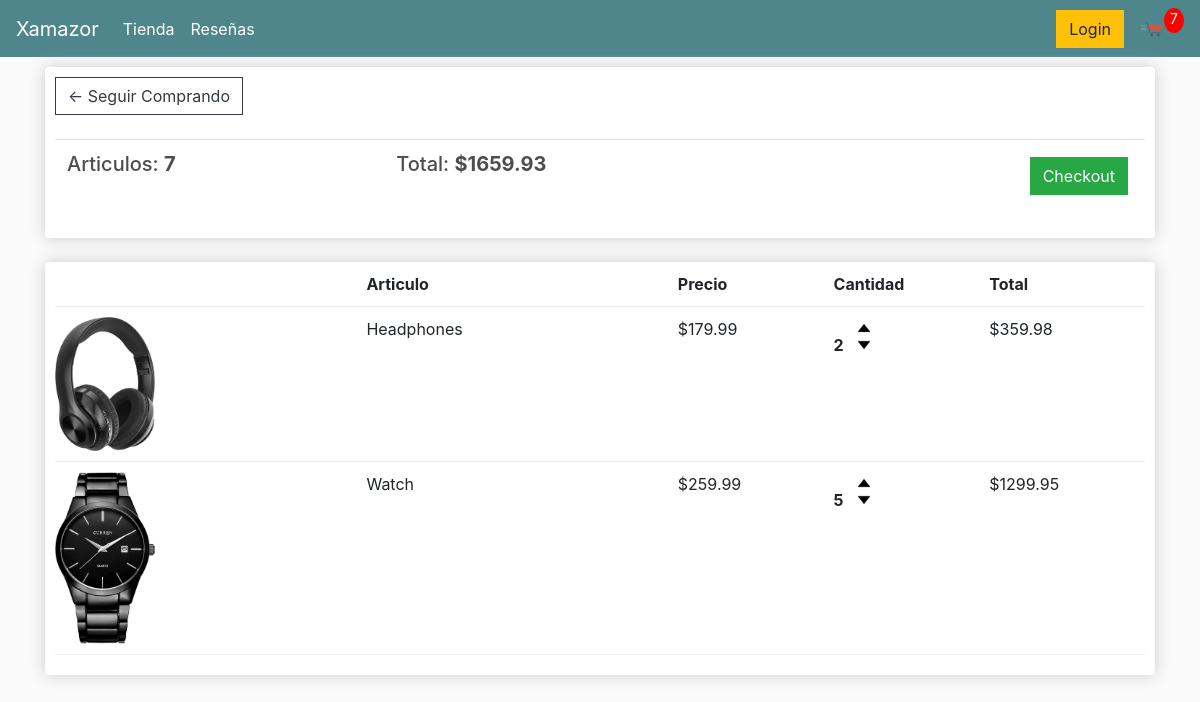
The app's page /cart/ (signed in), older data.
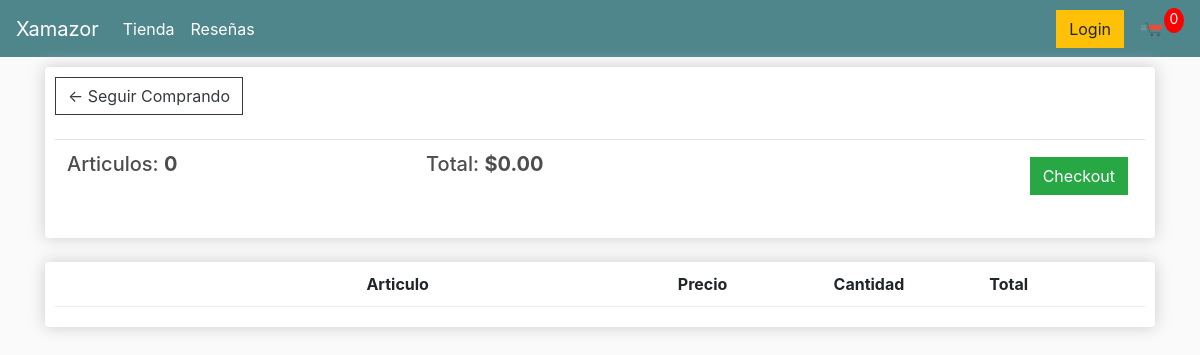
The same page, newer data.
### store/models.py (models this page shows, shortened)
class Order(models.Model):
    customer = models.ForeignKey(Customer, on_delete=models.SET_NULL, blank=True, null=True)
    date_orderd = models.DateTimeField(auto_now_add=True)
    complete = models.BooleanField(default=False, null=True, blank=False)
    transaction_id = models.CharField(max_length=200, null=True)
    @property
    def get_cart_total(self):
        orderitems = self.orderitem_set.all()
        total = sum([item.get_total for item in orderitems])
        return total
    @property
    def get_cart_items(self):
        orderitems = self.orderitem_set.all()
        total = sum([item.quantity for item in orderitems])
        return total

class OrderItem(models.Model):
    product = models.ForeignKey(Product, on_delete=models.SET_NULL, blank=True, null=True)
    order = models.ForeignKey(Order, on_delete=models.SET_NULL, blank=True, null=True)
    quantity = models.IntegerField(default=0, null=True, blank=True)
    date_added = models.DateTimeField(auto_now_add=True)
    @property
    def get_total(self):
        total = self.product.price * self.quantity
        return total

class Product(models.Model):
    name = models.CharField(max_length=200, null=True)
    price = models.DecimalField(max_digits=7, decimal_places=2)
    digital = models.BooleanField(default=False, null=True, blank=False)
    image = models.ImageField(null=True, blank=True)
    @property
    def imageURL(self):
        try:
            url = self.image.url
        except:
            url = ''
        return url

### store/views.py (the view)
# urls.py: path('cart/', views.cart, name="cart"),
def cart(request):
    data = cartData(request)
    cartItems = data['cartItems']
    order = data['order']
    items = data['items']
    context = {'items':items, 'order':order, 'cartItems':cartItems}
    return render(request, 'store/cart.html', context)

### store/utils.py (called while the page is built)
def cartData(request):
    if request.user.is_authenticated:
        customer = request.user.customer
        order, created = Order.objects.get_or_create(customer=customer, complete=False)
        items = order.orderitem_set.all()
        cartItems = order.get_cart_items
    else:
        cookieData = cookieCart(request)
        cartItems = cookieData['cartItems']
        order = cookieData['order']
        items = cookieData['items']
    return {'cartItems':cartItems, 'order':order, 'items':items}

### store/templates/store/cart.html
{% extends 'store/main.html' %}
{% load static %}
{% block content %}
<div class="row">
    <div class="col-lg-12">
        <div class="box-element">
            <a class="btn btn-outline-dark" href="{% url 'store' %}">&#x2190; Seguir Comprando</a>
            <br>
            <br>
            <table class="table">
                <tr>
                    <th>
                        <h5>Articulos: <strong>{{order.get_cart_items}}</strong></h5>
                    </th>
                    <th>
                        <h5>Total: <strong>${{order.get_cart_total|floatformat:2}}</strong></h5>
                    </th>
                    <th>
                        <a style="float: right; margin:5px" class="btn btn-success"
                            href="{% url 'checkout' %}">Checkout</a>
                    </th>
                </tr>
            </table>
        </div>
        <br>
        <div class="box-element">
            <div class="cart-row">
                <div style="flex: 2;"></div>
                <div style="flex: 2;"><strong>Articulo</strong></div>
                <div style="flex: 1;"><strong>Precio</strong></div>
                <div style="flex: 1;"><strong>Cantidad</strong></div>
                <div style="flex: 1;"><strong>Total</strong></div>
            </div>
            {% for item in items %}
            <div class="cart-row">
                <div style="flex: 2;"><img class="row-image" src="{{item.product.imageURL}}"></div>
                <div style="flex: 2;">{{ item.product.name }}</div>
                <div style="flex: 1;">${{item.product.price|floatformat:2}}</div>
                <div style="flex: 1;">
                    <p class="quantity">{{item.quantity}}</p>
                    <div class="quantity">
                        <img data-product={{item.product.id}} data-action="add" class="chg-quantity update-cart" src="{% static  'images/arrow-up.png' %}">
                        <img data-product={{item.product.id}} data-action="remove" class="chg-quantity update-cart" src="{% static  'images/arrow-down.png' %}">
                    </div>
                </div>
                <div style="flex: 1;">${{item.get_total}}</div>
            </div>
            {% endfor %}
        </div>
    </div>
</div>
{% endblock content %}

### store/templates/store/main.html (shortened to what this page needs)
<!DOCTYPE html>
{% load static %}
<html>
<head>
    <link rel="stylesheet" href="https://stackpath.bootstrapcdn.com/bootstrap/4.4.1/css/bootstrap.min.css"
>
    <link href="https://stackpath.bootstrapcdn.com/bootstrap/4.5.0/css/bootstrap.min.css" rel="stylesheet">
    <link rel="stylesheet" type="text/css" href="{% static 'css/main.css' %}">
</head>
<body>
    <nav class="navbar navbar-expand-lg navbar-dark bg-dark">
        <a class="navbar-brand" href="{% url 'store' %}">Xamazor</a>
        <div class="collapse navbar-collapse" id="navbarSupportedContent">
            <ul class="navbar-nav mr-auto">
                <li class="nav-item active">
                    <a class="nav-link" href="{% url 'store' %}">Tienda<span class="sr-only">(current)</span></a>
                </li>
                <li class="nav-item active">
                    <a class="nav-link" href="{% url 'rates' %}">Reseñas</a>
                </li>
            </ul>
            <div class="form-inline my-2 my-lg-0">
                <a href="{% url 'login' %}" class="btn btn-warning">Login</a>
                <a href="{% url 'cart' %}">
                    <img id="cart-icon" src="{% static 'images/cart.png' %}">
                </a>
                <p id="cart-total">{{cartItems}}</p>
            </div>
        </div>
    </nav>
    <div class="container">
        {% block content %}
        {% endblock content %}
    </div>
</body>
</html>

### static/css/main.css (style rules this page uses)
body { background-color: hsl(0, 0%, 98%); }
h1,h2,h3,h4,h5,h6 { color:hsl(0, 0%, 30%); }
.box-element { box-shadow:hsl(0, 0%, 80%) 0 0 16px; background-color: #fff; border-radius: 4px; padding: 10px; }
.bg-dark { background-color: #4f868c!important; }
#cart-icon { width:25px; display: inline-block; margin-left: 15px; }
#cart-total { display: block; text-align: center; color:#fff; background-color: red; width: 20px; height: 25px; border-radius: 50%; font-size: 14px; }
.col-lg-4, .col-lg-6, .col-lg-8, .col-lg-12 { margin-top: 10px; }
.btn { border-radius: 0; }
.cart-row { display: flex; align-items: flex-stretch; padding-bottom: 10px; margin-bottom: 10px; border-bottom: 1px solid #ececec; }

Row changes from the older to the newer data that the page shows:
no longer on this page (row edited): Order: get_cart_items "7", get_cart_total "1659.93"
removed OrderItem: product.imageURL (picture), product.name "Headphones", product.price "179.99", quantity "2", get_total "359.98"
removed OrderItem: product.imageURL (picture), product.name "Watch", product.price "259.99", quantity "5", get_total "1299.95"
added Order: get_cart_items "0", get_cart_total "0.00"
Text that changed along with them:
{{ cartItems }}: "7" → "0"
